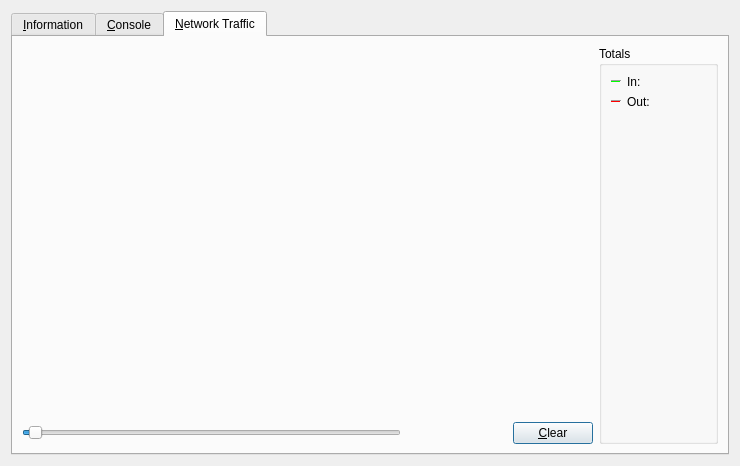
<?xml version="1.0" encoding="UTF-8"?>
<ui version="4.0">
 <class>RPCConsole</class>
 <widget class="QDialog" name="RPCConsole">
  <property name="geometry">
   <rect>
    <x>0</x>
    <y>0</y>
    <width>740</width>
    <height>466</height>
   </rect>
  </property>
  <property name="windowTitle">
   <string>Delux - Debug window</string>
  </property>
  <layout class="QVBoxLayout" name="verticalLayout_2">
   <item>
    <widget class="QTabWidget" name="tabWidget">
     <property name="currentIndex">
      <number>2</number>
     </property>
     <widget class="QWidget" name="tab_info">
      <attribute name="title">
       <string>&amp;Information</string>
      </attribute>
      <layout class="QGridLayout" name="gridLayout" columnstretch="0,1">
       <property name="horizontalSpacing">
        <number>12</number>
       </property>
       <item row="0" column="0">
        <widget class="QLabel" name="label_9">
         <property name="font">
          <font>
           <weight>75</weight>
           <bold>true</bold>
          </font>
         </property>
         <property name="text">
          <string>Delux Core</string>
         </property>
        </widget>
       </item>
       <item row="1" column="0">
        <widget class="QLabel" name="label_5">
         <property name="text">
          <string>Client name</string>
         </property>
        </widget>
       </item>
       <item row="1" column="1">
        <widget class="QLabel" name="clientName">
         <property name="cursor">
          <cursorShape>IBeamCursor</cursorShape>
         </property>
         <property name="text">
          <string>N/A</string>
         </property>
         <property name="textFormat">
          <enum>Qt::PlainText</enum>
         </property>
         <property name="textInteractionFlags">
          <set>Qt::LinksAccessibleByMouse|Qt::TextSelectableByKeyboard|Qt::TextSelectableByMouse</set>
         </property>
        </widget>
       </item>
       <item row="2" column="0">
        <widget class="QLabel" name="label_6">
         <property name="text">
          <string>Client version</string>
         </property>
        </widget>
       </item>
       <item row="2" column="1">
        <widget class="QLabel" name="clientVersion">
         <property name="cursor">
          <cursorShape>IBeamCursor</cursorShape>
         </property>
         <property name="text">
          <string>N/A</string>
         </property>
         <property name="textFormat">
          <enum>Qt::PlainText</enum>
         </property>
         <property name="textInteractionFlags">
          <set>Qt::LinksAccessibleByMouse|Qt::TextSelectableByKeyboard|Qt::TextSelectableByMouse</set>
         </property>
        </widget>
       </item>
       <item row="3" column="0">
        <widget class="QLabel" name="label_14">
         <property name="text">
          <string>Using OpenSSL version</string>
         </property>
         <property name="indent">
          <number>10</number>
         </property>
        </widget>
       </item>
       <item row="3" column="1">
        <widget class="QLabel" name="openSSLVersion">
         <property name="cursor">
          <cursorShape>IBeamCursor</cursorShape>
         </property>
         <property name="text">
          <string>N/A</string>
         </property>
         <property name="textFormat">
          <enum>Qt::PlainText</enum>
         </property>
         <property name="textInteractionFlags">
          <set>Qt::LinksAccessibleByMouse|Qt::TextSelectableByKeyboard|Qt::TextSelectableByMouse</set>
         </property>
        </widget>
       </item>
       <item row="4" column="0">
        <widget class="QLabel" name="label_12">
         <property name="text">
          <string>Build date</string>
         </property>
        </widget>
       </item>
       <item row="4" column="1">
        <widget class="QLabel" name="buildDate">
         <property name="cursor">
          <cursorShape>IBeamCursor</cursorShape>
         </property>
         <property name="text">
          <string>N/A</string>
         </property>
         <property name="textFormat">
          <enum>Qt::PlainText</enum>
         </property>
         <property name="textInteractionFlags">
          <set>Qt::LinksAccessibleByMouse|Qt::TextSelectableByKeyboard|Qt::TextSelectableByMouse</set>
         </property>
        </widget>
       </item>
       <item row="5" column="0">
        <widget class="QLabel" name="label_13">
         <property name="text">
          <string>Startup time</string>
         </property>
        </widget>
       </item>
       <item row="5" column="1">
        <widget class="QLabel" name="startupTime">
         <property name="cursor">
          <cursorShape>IBeamCursor</cursorShape>
         </property>
         <property name="text">
          <string>N/A</string>
         </property>
         <property name="textFormat">
          <enum>Qt::PlainText</enum>
         </property>
         <property name="textInteractionFlags">
          <set>Qt::LinksAccessibleByMouse|Qt::TextSelectableByKeyboard|Qt::TextSelectableByMouse</set>
         </property>
        </widget>
       </item>
       <item row="6" column="0">
        <widget class="QLabel" name="label_11">
         <property name="font">
          <font>
           <weight>75</weight>
           <bold>true</bold>
          </font>
         </property>
         <property name="text">
          <string>Network</string>
         </property>
        </widget>
       </item>
       <item row="7" column="0">
        <widget class="QLabel" name="label_7">
         <property name="text">
          <string>Number of connections</string>
         </property>
        </widget>
       </item>
       <item row="7" column="1">
        <widget class="QLabel" name="numberOfConnections">
         <property name="cursor">
          <cursorShape>IBeamCursor</cursorShape>
         </property>
         <property name="text">
          <string>N/A</string>
         </property>
         <property name="textFormat">
          <enum>Qt::PlainText</enum>
         </property>
         <property name="textInteractionFlags">
          <set>Qt::LinksAccessibleByMouse|Qt::TextSelectableByKeyboard|Qt::TextSelectableByMouse</set>
         </property>
        </widget>
       </item>
       <item row="8" column="0">
        <widget class="QLabel" name="label_8">
         <property name="text">
          <string>On testnet</string>
         </property>
        </widget>
       </item>
       <item row="8" column="1">
        <widget class="QCheckBox" name="isTestNet">
         <property name="enabled">
          <bool>false</bool>
         </property>
         <property name="text">
          <string/>
         </property>
        </widget>
       </item>
       <item row="9" column="0">
        <widget class="QLabel" name="label_10">
         <property name="font">
          <font>
           <weight>75</weight>
           <bold>true</bold>
          </font>
         </property>
         <property name="text">
          <string>Block chain</string>
         </property>
        </widget>
       </item>
       <item row="10" column="0">
        <widget class="QLabel" name="label_3">
         <property name="text">
          <string>Current number of blocks</string>
         </property>
        </widget>
       </item>
       <item row="10" column="1">
        <widget class="QLabel" name="numberOfBlocks">
         <property name="cursor">
          <cursorShape>IBeamCursor</cursorShape>
         </property>
         <property name="text">
          <string>N/A</string>
         </property>
         <property name="textFormat">
          <enum>Qt::PlainText</enum>
         </property>
         <property name="textInteractionFlags">
          <set>Qt::LinksAccessibleByMouse|Qt::TextSelectableByKeyboard|Qt::TextSelectableByMouse</set>
         </property>
        </widget>
       </item>
       <item row="11" column="0">
        <widget class="QLabel" name="label_2">
         <property name="text">
          <string>Last block time</string>
         </property>
        </widget>
       </item>
       <item row="11" column="1">
        <widget class="QLabel" name="lastBlockTime">
         <property name="cursor">
          <cursorShape>IBeamCursor</cursorShape>
         </property>
         <property name="text">
          <string>N/A</string>
         </property>
         <property name="textFormat">
          <enum>Qt::PlainText</enum>
         </property>
         <property name="textInteractionFlags">
          <set>Qt::LinksAccessibleByMouse|Qt::TextSelectableByKeyboard|Qt::TextSelectableByMouse</set>
         </property>
        </widget>
       </item>
       <item row="12" column="0">
        <spacer name="verticalSpacer_2">
         <property name="orientation">
          <enum>Qt::Vertical</enum>
         </property>
         <property name="sizeHint" stdset="0">
          <size>
           <width>20</width>
           <height>20</height>
          </size>
         </property>
        </spacer>
       </item>
       <item row="13" column="0">
        <widget class="QLabel" name="labelDebugLogfile">
         <property name="font">
          <font>
           <weight>75</weight>
           <bold>true</bold>
          </font>
         </property>
         <property name="text">
          <string>Debug log file</string>
         </property>
        </widget>
       </item>
       <item row="14" column="0">
        <widget class="QPushButton" name="openDebugLogfileButton">
         <property name="toolTip">
          <string>Open the Delux debug log file from the current data directory. This can take a few seconds for large log files.</string>
         </property>
         <property name="text">
          <string>&amp;Open</string>
         </property>
         <property name="autoDefault">
          <bool>false</bool>
         </property>
        </widget>
       </item>
       <item row="15" column="0">
        <widget class="QLabel" name="labelCLOptions">
         <property name="font">
          <font>
           <weight>75</weight>
           <bold>true</bold>
          </font>
         </property>
         <property name="text">
          <string>Command-line options</string>
         </property>
        </widget>
       </item>
       <item row="16" column="0">
        <widget class="QPushButton" name="showCLOptionsButton">
         <property name="toolTip">
          <string>Show the Delux-Qt help message to get a list with possible Delux command-line options.</string>
         </property>
         <property name="text">
          <string>&amp;Show</string>
         </property>
         <property name="autoDefault">
          <bool>false</bool>
         </property>
        </widget>
       </item>
       <item row="17" column="0">
        <spacer name="verticalSpacer">
         <property name="orientation">
          <enum>Qt::Vertical</enum>
         </property>
         <property name="sizeHint" stdset="0">
          <size>
           <width>20</width>
           <height>40</height>
          </size>
         </property>
        </spacer>
       </item>
      </layout>
     </widget>
     <widget class="QWidget" name="tab_console">
      <attribute name="title">
       <string>&amp;Console</string>
      </attribute>
      <layout class="QVBoxLayout" name="verticalLayout_3">
       <property name="spacing">
        <number>3</number>
       </property>
       <item>
        <widget class="QTextEdit" name="messagesWidget">
         <property name="minimumSize">
          <size>
           <width>0</width>
           <height>100</height>
          </size>
         </property>
         <property name="readOnly">
          <bool>true</bool>
         </property>
         <property name="tabKeyNavigation" stdset="0">
          <bool>false</bool>
         </property>
         <property name="columnCount" stdset="0">
          <number>2</number>
         </property>
        </widget>
       </item>
       <item>
        <layout class="QHBoxLayout" name="horizontalLayout">
         <property name="spacing">
          <number>3</number>
         </property>
         <item>
          <widget class="QLabel" name="label">
           <property name="text">
            <string notr="true">&gt;</string>
           </property>
          </widget>
         </item>
         <item>
          <widget class="QLineEdit" name="lineEdit">
           <property name="minimumSize">
            <size>
             <width>0</width>
             <height>32</height>
            </size>
           </property>
           <property name="maximumSize">
            <size>
             <width>16777215</width>
             <height>32</height>
            </size>
           </property>
          </widget>
         </item>
         <item>
          <widget class="QPushButton" name="clearButton">
           <property name="minimumSize">
            <size>
             <width>32</width>
             <height>32</height>
            </size>
           </property>
           <property name="maximumSize">
            <size>
             <width>32</width>
             <height>32</height>
            </size>
           </property>
           <property name="toolTip">
            <string>Clear console</string>
           </property>
           <property name="styleSheet">
            <string notr="true">border: none; padding: 4px;</string>
           </property>
           <property name="text">
            <string/>
           </property>
           <property name="icon">
            <iconset resource="../bitcoin.qrc">
             <normaloff>:/icons/remove</normaloff>:/icons/remove</iconset>
           </property>
           <property name="shortcut">
            <string notr="true">Ctrl+L</string>
           </property>
           <property name="autoDefault">
            <bool>false</bool>
           </property>
          </widget>
         </item>
        </layout>
       </item>
      </layout>
     </widget>
     <widget class="QWidget" name="tab">
      <attribute name="title">
       <string>&amp;Network Traffic</string>
      </attribute>
      <layout class="QHBoxLayout" name="horizontalLayout_3">
       <item>
        <layout class="QVBoxLayout" name="verticalLayout_4">
         <item>
          <widget class="TrafficGraphWidget" name="trafficGraph" native="true">
           <property name="sizePolicy">
            <sizepolicy hsizetype="Expanding" vsizetype="Expanding">
             <horstretch>0</horstretch>
             <verstretch>0</verstretch>
            </sizepolicy>
           </property>
          </widget>
         </item>
         <item>
          <layout class="QHBoxLayout" name="horizontalLayout_2">
           <item>
            <widget class="QSlider" name="sldGraphRange">
             <property name="minimum">
              <number>1</number>
             </property>
             <property name="maximum">
              <number>288</number>
             </property>
             <property name="pageStep">
              <number>12</number>
             </property>
             <property name="value">
              <number>6</number>
             </property>
             <property name="orientation">
              <enum>Qt::Horizontal</enum>
             </property>
            </widget>
           </item>
           <item>
            <widget class="QLabel" name="lblGraphRange">
             <property name="minimumSize">
              <size>
               <width>100</width>
               <height>0</height>
              </size>
             </property>
             <property name="alignment">
              <set>Qt::AlignCenter</set>
             </property>
            </widget>
           </item>
           <item>
            <widget class="QPushButton" name="btnClearTrafficGraph">
             <property name="text">
              <string>&amp;Clear</string>
             </property>
            </widget>
           </item>
          </layout>
         </item>
        </layout>
       </item>
       <item>
        <layout class="QVBoxLayout" name="verticalLayout">
         <item>
          <widget class="QGroupBox" name="groupBox">
           <property name="title">
            <string>Totals</string>
           </property>
           <layout class="QVBoxLayout" name="verticalLayout_5">
            <item>
             <layout class="QHBoxLayout" name="horizontalLayout_4">
              <item>
               <widget class="Line" name="line">
                <property name="sizePolicy">
                 <sizepolicy hsizetype="Fixed" vsizetype="Fixed">
                  <horstretch>0</horstretch>
                  <verstretch>0</verstretch>
                 </sizepolicy>
                </property>
                <property name="minimumSize">
                 <size>
                  <width>10</width>
                  <height>0</height>
                 </size>
                </property>
                <property name="palette">
                 <palette>
                  <active>
                   <colorrole role="Light">
                    <brush brushstyle="SolidPattern">
                     <color alpha="255">
                      <red>0</red>
                      <green>255</green>
                      <blue>0</blue>
                     </color>
                    </brush>
                   </colorrole>
                  </active>
                  <inactive>
                   <colorrole role="Light">
                    <brush brushstyle="SolidPattern">
                     <color alpha="255">
                      <red>0</red>
                      <green>255</green>
                      <blue>0</blue>
                     </color>
                    </brush>
                   </colorrole>
                  </inactive>
                  <disabled>
                   <colorrole role="Light">
                    <brush brushstyle="SolidPattern">
                     <color alpha="255">
                      <red>0</red>
                      <green>255</green>
                      <blue>0</blue>
                     </color>
                    </brush>
                   </colorrole>
                  </disabled>
                 </palette>
                </property>
                <property name="orientation">
                 <enum>Qt::Horizontal</enum>
                </property>
               </widget>
              </item>
              <item>
               <widget class="QLabel" name="label_16">
                <property name="text">
                 <string>In:</string>
                </property>
               </widget>
              </item>
              <item>
               <widget class="QLabel" name="lblBytesIn">
                <property name="minimumSize">
                 <size>
                  <width>50</width>
                  <height>0</height>
                 </size>
                </property>
                <property name="alignment">
                 <set>Qt::AlignRight|Qt::AlignTrailing|Qt::AlignVCenter</set>
                </property>
               </widget>
              </item>
             </layout>
            </item>
            <item>
             <layout class="QHBoxLayout" name="horizontalLayout_5">
              <item>
               <widget class="Line" name="line_2">
                <property name="sizePolicy">
                 <sizepolicy hsizetype="Fixed" vsizetype="Fixed">
                  <horstretch>0</horstretch>
                  <verstretch>0</verstretch>
                 </sizepolicy>
                </property>
                <property name="minimumSize">
                 <size>
                  <width>10</width>
                  <height>0</height>
                 </size>
                </property>
                <property name="palette">
                 <palette>
                  <active>
                   <colorrole role="Light">
                    <brush brushstyle="SolidPattern">
                     <color alpha="255">
                      <red>255</red>
                      <green>0</green>
                      <blue>0</blue>
                     </color>
                    </brush>
                   </colorrole>
                  </active>
                  <inactive>
                   <colorrole role="Light">
                    <brush brushstyle="SolidPattern">
                     <color alpha="255">
                      <red>255</red>
                      <green>0</green>
                      <blue>0</blue>
                     </color>
                    </brush>
                   </colorrole>
                  </inactive>
                  <disabled>
                   <colorrole role="Light">
                    <brush brushstyle="SolidPattern">
                     <color alpha="255">
                      <red>255</red>
                      <green>0</green>
                      <blue>0</blue>
                     </color>
                    </brush>
                   </colorrole>
                  </disabled>
                 </palette>
                </property>
                <property name="orientation">
                 <enum>Qt::Horizontal</enum>
                </property>
               </widget>
              </item>
              <item>
               <widget class="QLabel" name="label_17">
                <property name="text">
                 <string>Out:</string>
                </property>
               </widget>
              </item>
              <item>
               <widget class="QLabel" name="lblBytesOut">
                <property name="minimumSize">
                 <size>
                  <width>50</width>
                  <height>0</height>
                 </size>
                </property>
                <property name="alignment">
                 <set>Qt::AlignRight|Qt::AlignTrailing|Qt::AlignVCenter</set>
                </property>
               </widget>
              </item>
             </layout>
            </item>
            <item>
             <spacer name="verticalSpacer_4">
              <property name="orientation">
               <enum>Qt::Vertical</enum>
              </property>
              <property name="sizeHint" stdset="0">
               <size>
                <width>20</width>
                <height>407</height>
               </size>
              </property>
             </spacer>
            </item>
           </layout>
          </widget>
         </item>
        </layout>
       </item>
      </layout>
     </widget>
    </widget>
   </item>
  </layout>
 </widget>
 <customwidgets>
  <customwidget>
   <class>TrafficGraphWidget</class>
   <extends>QWidget</extends>
   <header>trafficgraphwidget.h</header>
   <container>1</container>
   <slots>
    <slot>clear()</slot>
   </slots>
  </customwidget>
 </customwidgets>
 <resources>
  <include location="../bitcoin.qrc"/>
 </resources>
 <connections/>
</ui>
